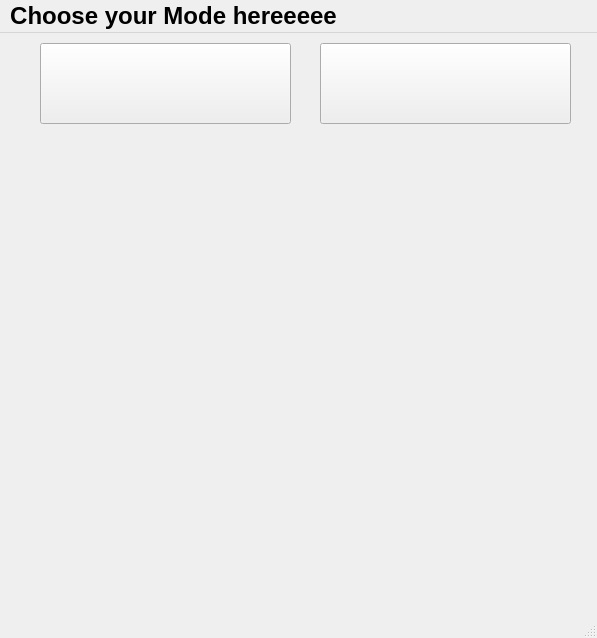
<?xml version="1.0" encoding="UTF-8"?>
<ui version="4.0">
 <class>MainWindow</class>
 <widget class="QMainWindow" name="MainWindow">
  <property name="enabled">
   <bool>true</bool>
  </property>
  <property name="geometry">
   <rect>
    <x>0</x>
    <y>0</y>
    <width>597</width>
    <height>638</height>
   </rect>
  </property>
  <property name="mouseTracking">
   <bool>false</bool>
  </property>
  <property name="acceptDrops">
   <bool>false</bool>
  </property>
  <property name="windowTitle">
   <string>MainWindow</string>
  </property>
  <property name="autoFillBackground">
   <bool>false</bool>
  </property>
  <property name="animated">
   <bool>true</bool>
  </property>
  <property name="documentMode">
   <bool>false</bool>
  </property>
  <widget class="QWidget" name="centralWidget">
   <widget class="QWidget" name="layoutWidget">
    <property name="geometry">
     <rect>
      <x>30</x>
      <y>160</y>
      <width>541</width>
      <height>405</height>
     </rect>
    </property>
    <layout class="QHBoxLayout" name="horizontalLayout">
     <item>
      <layout class="QVBoxLayout" name="verticalLayout">
       <item>
        <widget class="QLabel" name="label_0">
         <property name="text">
          <string/>
         </property>
        </widget>
       </item>
       <item>
        <widget class="QLabel" name="label_1">
         <property name="text">
          <string/>
         </property>
        </widget>
       </item>
       <item>
        <widget class="QLabel" name="label_2">
         <property name="text">
          <string/>
         </property>
        </widget>
       </item>
       <item>
        <widget class="QLabel" name="label_3">
         <property name="text">
          <string/>
         </property>
        </widget>
       </item>
      </layout>
     </item>
     <item>
      <layout class="QVBoxLayout" name="verticalLayout_2">
       <item>
        <widget class="QLabel" name="label_4">
         <property name="text">
          <string/>
         </property>
        </widget>
       </item>
       <item>
        <widget class="QLabel" name="label_5">
         <property name="text">
          <string/>
         </property>
        </widget>
       </item>
       <item>
        <widget class="QLabel" name="label_6">
         <property name="text">
          <string/>
         </property>
        </widget>
       </item>
       <item>
        <widget class="QLabel" name="label_7">
         <property name="text">
          <string/>
         </property>
        </widget>
       </item>
      </layout>
     </item>
     <item>
      <layout class="QVBoxLayout" name="verticalLayout_3">
       <item>
        <widget class="QLabel" name="label_8">
         <property name="text">
          <string/>
         </property>
        </widget>
       </item>
       <item>
        <widget class="QLabel" name="label_9">
         <property name="text">
          <string/>
         </property>
        </widget>
       </item>
       <item>
        <widget class="QLabel" name="label_10">
         <property name="text">
          <string/>
         </property>
        </widget>
       </item>
       <item>
        <widget class="QLabel" name="label_11">
         <property name="text">
          <string/>
         </property>
        </widget>
       </item>
      </layout>
     </item>
     <item>
      <layout class="QVBoxLayout" name="verticalLayout_4">
       <item>
        <widget class="QLabel" name="label_12">
         <property name="text">
          <string/>
         </property>
        </widget>
       </item>
       <item>
        <widget class="QLabel" name="label_13">
         <property name="text">
          <string/>
         </property>
        </widget>
       </item>
       <item>
        <widget class="QLabel" name="label_14">
         <property name="text">
          <string/>
         </property>
        </widget>
       </item>
       <item>
        <widget class="QLabel" name="label_15">
         <property name="text">
          <string/>
         </property>
        </widget>
       </item>
      </layout>
     </item>
    </layout>
   </widget>
   <widget class="QLabel" name="label_over">
    <property name="geometry">
     <rect>
      <x>80</x>
      <y>210</y>
      <width>441</width>
      <height>221</height>
     </rect>
    </property>
    <property name="text">
     <string/>
    </property>
   </widget>
   <widget class="QLabel" name="label_end">
    <property name="geometry">
     <rect>
      <x>70</x>
      <y>190</y>
      <width>451</width>
      <height>241</height>
     </rect>
    </property>
    <property name="text">
     <string/>
    </property>
   </widget>
   <widget class="QLabel" name="label_score">
    <property name="geometry">
     <rect>
      <x>30</x>
      <y>100</y>
      <width>541</width>
      <height>41</height>
     </rect>
    </property>
    <property name="font">
     <font>
      <family>Tw Cen MT Condensed Extra Bold</family>
      <pointsize>36</pointsize>
      <weight>75</weight>
      <bold>true</bold>
     </font>
    </property>
    <property name="text">
     <string/>
    </property>
   </widget>
   <widget class="QPushButton" name="RButton">
    <property name="geometry">
     <rect>
      <x>40</x>
      <y>10</y>
      <width>251</width>
      <height>81</height>
     </rect>
    </property>
    <property name="cursor">
     <cursorShape>PointingHandCursor</cursorShape>
    </property>
    <property name="focusPolicy">
     <enum>Qt::NoFocus</enum>
    </property>
    <property name="text">
     <string/>
    </property>
    <property name="icon">
     <iconset resource="picture.qrc">
      <normaloff>:/picture/picture/R.jpg</normaloff>:/picture/picture/R.jpg</iconset>
    </property>
    <property name="iconSize">
     <size>
      <width>250</width>
      <height>200</height>
     </size>
    </property>
   </widget>
   <widget class="QPushButton" name="pushButton">
    <property name="geometry">
     <rect>
      <x>320</x>
      <y>10</y>
      <width>251</width>
      <height>81</height>
     </rect>
    </property>
    <property name="cursor">
     <cursorShape>PointingHandCursor</cursorShape>
    </property>
    <property name="focusPolicy">
     <enum>Qt::NoFocus</enum>
    </property>
    <property name="text">
     <string/>
    </property>
    <property name="icon">
     <iconset resource="picture.qrc">
      <normaloff>:/picture/picture/u.jpg</normaloff>:/picture/picture/u.jpg</iconset>
    </property>
    <property name="iconSize">
     <size>
      <width>250</width>
      <height>200</height>
     </size>
    </property>
   </widget>
  </widget>
  <widget class="QMenuBar" name="menuBar">
   <property name="geometry">
    <rect>
     <x>0</x>
     <y>0</y>
     <width>597</width>
     <height>38</height>
    </rect>
   </property>
   <property name="font">
    <font>
     <pointsize>18</pointsize>
     <weight>75</weight>
     <bold>true</bold>
    </font>
   </property>
   <widget class="QMenu" name="menuMode">
    <property name="title">
     <string>Choose your Mode hereeeee</string>
    </property>
    <addaction name="actionNormal_Mode"/>
    <addaction name="actionHandsome_Mode"/>
   </widget>
   <addaction name="menuMode"/>
  </widget>
  <widget class="QStatusBar" name="statusBar">
   <property name="sizeGripEnabled">
    <bool>true</bool>
   </property>
  </widget>
  <action name="actionNormal_Mode">
   <property name="text">
    <string>Normal Mode</string>
   </property>
   <property name="font">
    <font>
     <pointsize>20</pointsize>
    </font>
   </property>
  </action>
  <action name="actionHandsome_Mode">
   <property name="text">
    <string>Handsome Mode</string>
   </property>
   <property name="font">
    <font>
     <pointsize>20</pointsize>
    </font>
   </property>
  </action>
 </widget>
 <layoutdefault spacing="6" margin="11"/>
 <resources>
  <include location="picture.qrc"/>
 </resources>
 <connections/>
</ui>
